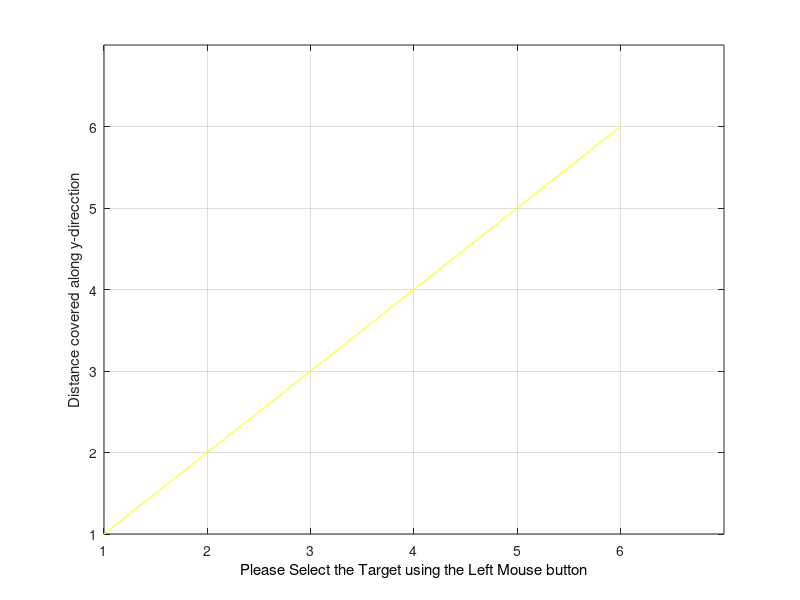

The MATLAB source for this figure: (Note: this script raises an error after producing the figure.)
%PROJECT TOPIC: IMPLEMENTATION OF REINFORCEMENT LEARNING BASED ROBOTIC PATH PLANNING 
%SARSA ALGORITHM FOR 6X6 GRID
%DEFINE THE 2-D MAP ARRAY
X=0:6;
Y=0:6;
MAX_X=6;
MAX_Y=6;
figure('Color',[0.8 0.8 0.8]);
  plot(X,Y,'y');
  set(gca,'Color','y')
xlabel('Distance covered along x-direcction')
ylabel('Distance covered along y-direcction')
set(gca,'XTick',[0 1 2 3 4 5 6],'YTick',[0 1 2 3 4 5 6]);
axis([1 MAX_X+1 1 MAX_Y+1])
grid on;
hold on;
n=0;%Number of Obstacles
MAX_X=6;
MAX_Y=6;
MAX_VAL=6;
Q=2*(ones(MAX_X,MAX_Y)); % Obstacle=-1,Target = 0,Robot=1,Space=2
j=0;
x_val = 1;
y_val = 1;
% BEGIN Interactive Obstacle, Target, Start Location selection
pause(1);

h=msgbox('Please Select the Target using the Left Mouse button');
uiwait(h,5);
if ishandle(h) == 1
    delete(h);
end
xlabel('Please Select the Target using the Left Mouse button','Color','black');
but=0;
while (but ~= 1) %Repeat until the Left button is not clicked
    [xval,yval,but]=ginput(1);
end
xval=floor(xval);
yval=floor(yval);
xTarget=xval;%X Coordinate of the Target
yTarget=yval;%Y Coordinate of the Target

Q(xval,yval)=0;%Initialize MAP with location of the target
plot(xval+.5,yval+.5,'gd');
text(xval+1,yval+.5,'Target')

pause(2);
h=msgbox('Select Obstacles using the Left Mouse button,to select the last obstacle use the Right button');
  xlabel('Select Obstacles using the Left Mouse button,to select the last obstacle use the Right button','Color','blue');
uiwait(h,10);
if ishandle(h) == 1
    delete(h);
end
while but == 1
    [xval,yval,but] = ginput(1);
    xval=floor(xval);
    yval=floor(yval);
    Q(xval,yval)=-1;%Put on the closed list as well
    plot(xval+.5,yval+.5,'m s','MarkerSize',25,'LineWidth',10);
 end%End of While loop
 
pause(1);

h=msgbox('Please Select the Vehicle initial position using the Left Mouse button');
uiwait(h,5);
if ishandle(h) == 1
    delete(h);
end
xlabel('Please Select the Vehicle initial position ','Color','black');
but=0;
while (but ~= 1) %Repeat until the Left button is not clicked
    [xval,yval,but]=ginput(1);
    z1=xval;
    z2=yval;
    xval=floor(xval);
    yval=floor(yval);
end
xStart=xval;%Starting Position
yStart=yval;%Starting Position
Q(xval,yval)=1;
 plot(xval+.5,yval+.5,'bo');
%End of obstacle-Target pickup

q_value=[];
map1=[];
maxItr=input('Enter the maximum iterations required:');
alpha=0.5;
gamma=0.5;
Goal=36;
reward=1*(ones(MAX_X,MAX_Y));

for i=1:maxItr
    % Starting from any Random state    
    cs=randi([1 length(Q)],1,1);
    
    % Repeate until Goal state is reached
    while(1)
        % Possible Actions from current state        
        actions=find(reward(cs,:)>0);
        cs=36;
        % Next State due to possible actions
        ns=actions(randi([1 length(actions)]));
        % Possible Actions from Next State
        actions=find(reward(ns,:)>0);       
        % q value, for action is choosen randomly from all possible actions
%        randq=q(ns,actions(randi([1,length(actions)])));
        % Updation of Action-Value Function (SARSA)      
        % q(cs,ns)=q(cs,ns)+alpha*(reward(cs,ns)+gamma*randq -q(cs,ns));
        % Break, if Goal state is reached
        if(cs == Goal)
            break;
        end
        % Else Current-state is Next-State
        cs=ns;
    end  
end
%Put all obstacles on the Closed list
k=1;%Dummy counter
%tic
for i=1:MAX_X
    for j=1:MAX_Y
        if(Q(i,j) == -1)
            map1(k,1)=i; 
            map1(k,2)=j; 
             k=k+1;
        end
    end
end
map1_COUNT=size(map1,1);
%set the starting node as the first node
xNode=xval;
yNode=yval;
qvalue_COUNT=1;
path_cost=0;
goal_distance=distance(xNode,yNode,xTarget,yTarget);
q_value(qvalue_COUNT,:)=insert_open(xNode,yNode,xNode,yNode,path_cost,goal_distance,goal_distance);
q_value(qvalue_COUNT,1)=0;
map1_COUNT=map1_COUNT+1;
map1(map1_COUNT,1)=xNode;
map1(map1_COUNT,2)=yNode;
NoPath=1;
%%%%%%%%%%%%%%%%%%%%%%%%%%%%%%%%%%%%%%%%%%%%%%%%%%%%%%%%%%%%%%%%%%%%%%%%%%%%%%%%%%%%%%%%%%%%%
% START ALGORITHM
%%%%%%%%%%%%%%%%%%%%%%%%%%%%%%%%%%%%%%%%%%%%%%%%%%%%%%%%%%%%%%%%%%%%%%%%%%%%%%%%%%%%%%%%%%%%%
while((xNode ~= xTarget || yNode ~= yTarget) && NoPath == 1)
%  plot(xNode+.5,yNode+.5,'go');
 exp_array=expand_array(xNode,yNode,path_cost,xTarget,yTarget,map1,MAX_X,MAX_Y);
 exp_count=size(exp_array,1);
 for i=1:exp_count
    flag=0;
    for j=1:qvalue_COUNT
        if(exp_array(i,1) == q_value(j,2) && exp_array(i,2) == q_value(j,3) )
            q_value(j,8)=min(q_value(j,8),exp_array(i,5)); %#ok<*SAGROW>
            if q_value(j,8)== exp_array(i,5)
                %UPDATE PARENTS,gn,hn
                q_value(j,4)=xNode;
                q_value(j,5)=yNode;
                q_value(j,6)=exp_array(i,3);
                q_value(j,7)=exp_array(i,4);
            end;%End of minimum fn check
            flag=1;
        end;%End of node check
%         if flag == 1
%             break;
    end;%End of j for
    if flag == 0
        qvalue_COUNT = qvalue_COUNT+1;
        q_value(qvalue_COUNT,:)=insert_open(exp_array(i,1),exp_array(i,2),xNode,yNode,exp_array(i,3),exp_array(i,4),exp_array(i,5));
     end;%End of insert new element into the OPEN list
 end;%End of i for
 %%%%%%%%%%%%%%%%%%%%%%%%%%%%%%%%%%%%%%%%%%%%%%%%%%%
 %END OF WHILE LOOP
 %%%%%%%%%%%%%%%%%%%%%%%%%%%%%%%%%%%%%%%%%%%%%%%%%%%
 %Find out the node with the smallest fn 
  index_min_node = min_fn(q_value,qvalue_COUNT,xTarget,yTarget);
  if (index_min_node ~= -1)    
   %Set xNode and yNode to the node with minimum fn
   xNode=q_value(index_min_node,2);
   yNode=q_value(index_min_node,3);
   path_cost=q_value(index_min_node,6);%Update the cost of reaching the parent node
  %Move the Node to list CLOSED
  map1_COUNT=map1_COUNT+1;
  map1(map1_COUNT,1)=xNode;
  map1(map1_COUNT,2)=yNode;
  q_value(index_min_node,1)=0;
  else
      %No path exists to the Target!!
      NoPath=0;%Exits the loop!
  end;%End of index_min_node check
end;%End of While Loop
%Once algorithm has run The optimal path is generated by starting of at the
%last node(if it is the target node) and then identifying its parent node
%until it reaches the start node.This is the optimal path

i=size(map1,1);
Optimal_path=[xval yval];
xval=map1(i,1);
yval=map1(i,2);
i=1;
Optimal_path(i,1)=xval;
Optimal_path(i,2)=yval;
i=i+1;
%plot(Optimal_path(:,1)+.5,[xval yval],'k','LineWidth',4);
if ( (xval == xTarget) && (yval == yTarget))
    inode=0;
   %Traverse OPEN and determine the parent nodes
   parent_x=q_value(node_index(q_value,xval,yval),4);%node_index returns the index of the node
   parent_y=q_value(node_index(q_value,xval,yval),5);
   
   while( parent_x ~= xStart || parent_y ~= yStart)
           Optimal_path(i,1) = parent_x;
           Optimal_path(i,2) = parent_y;
           %Get the grandparents:-)
           inode=node_index(q_value,parent_x,parent_y);
           parent_x=q_value(inode,4);%node_index returns the index of the node
           parent_y=q_value(inode,5);
        %   plot(Optimal_path(:,1)+.5,Optimal_path(:,2)+.5,'k','LineWidth',4);
           i=i+1;
    end;
 j=size(Optimal_path,1);
 
 %Plot the Optimal Path!
% plot(Optimal_path(:,1)-.5,Optimal_path(:,2)-.5,'k','LineWidth',4);
 p=plot(Optimal_path(j,1)+.5,Optimal_path(j,2)+.5,'bo');
 disp(p);
 j=j-1;
 for i=j:-1:1
  pause(.25);
  set(p,'XData',Optimal_path(i,1)+.5,'YData',Optimal_path(i,2)+.5);
  %plot(Optimal_path(j,1)+.5,Optimal_path(j,2)+.5,'bo');
 drawnow ;
 end;
 disp(Optimal_path(j,1));
 plot(Optimal_path(:,1)+.5,Optimal_path(:,2)+.5,'k','LineWidth',4);
else
 pause(1);
 h=msgbox('Sorry, No path exists to the Target!','warn');
 uiwait(h,5);
end
 z1=floor(z1);
 z2=floor(z2);
if  ((Optimal_path(j,2)>1)&&(Optimal_path(j,1)==1))
 x1=[(z1+.5),(Optimal_path(j,1)+.5)];%,(xval)];        
y1=[(z2+.5),(Optimal_path(j,2)-.5)];%,(yval)];
disp(Optimal_path(j,1));
disp(Optimal_path(j,2));
       plot(x1,y1,'k','LineWidth',4);
else if(Optimal_path(j,2)>1)
         x1=[(z1+.5),(Optimal_path(j,1)-.5)];%,(xval)];        
y1=[(z2+.5),(Optimal_path(j,2)-.5)];%,(yval)];
disp(Optimal_path(j,1));
disp(Optimal_path(j,2));
       plot(x1,y1,'k','LineWidth',4);
    else
    x1=[(z1+.5),(Optimal_path(j,1)+.5)];%,(xval)];       
    y1=[(z2+.5),(Optimal_path(j,2)+.5)];%,(yval)];
       plot(x1,y1,'k','LineWidth',4);
       disp(Optimal_path(j,1));
disp(Optimal_path(j,2));
    end
end
%toc
    